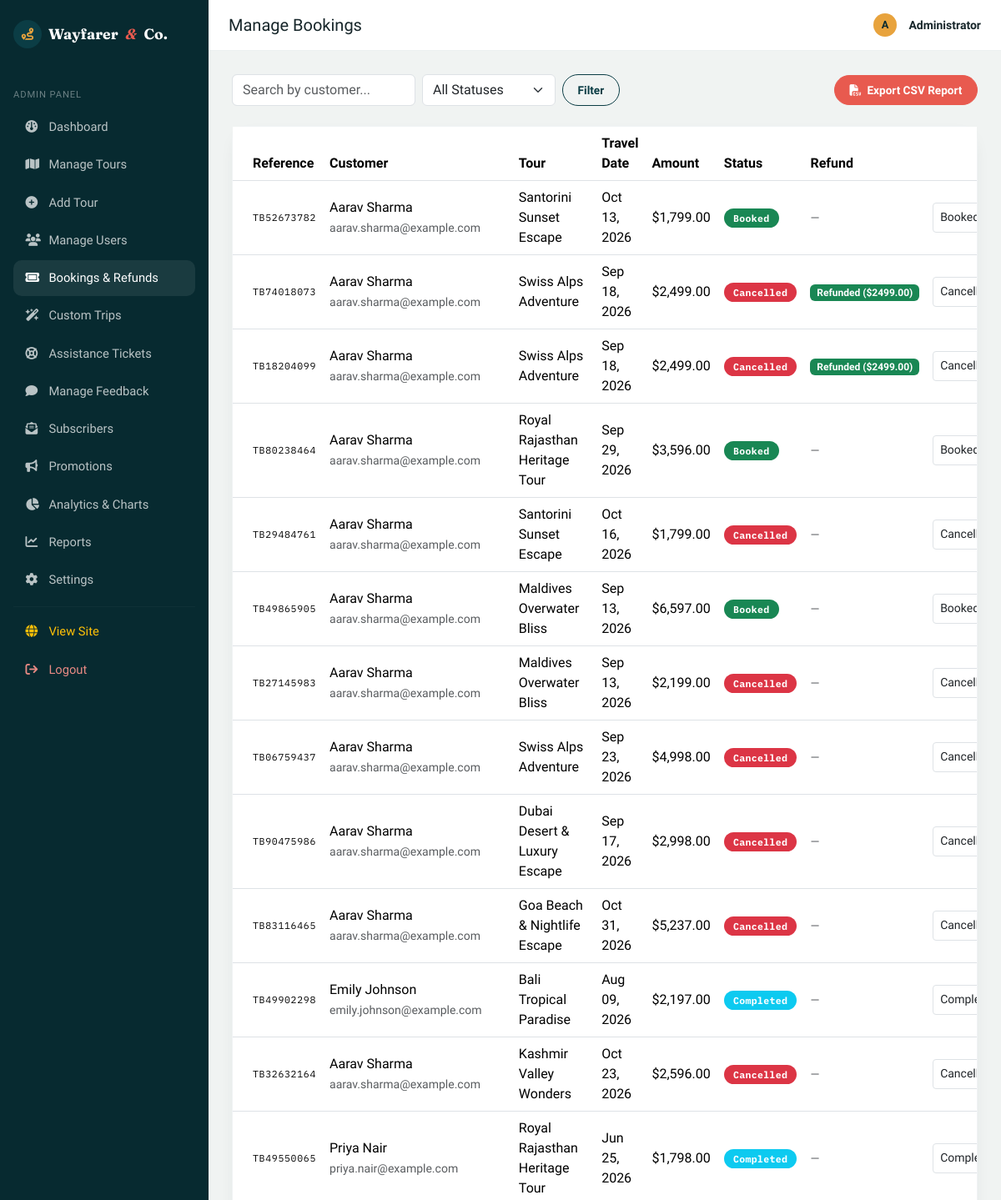
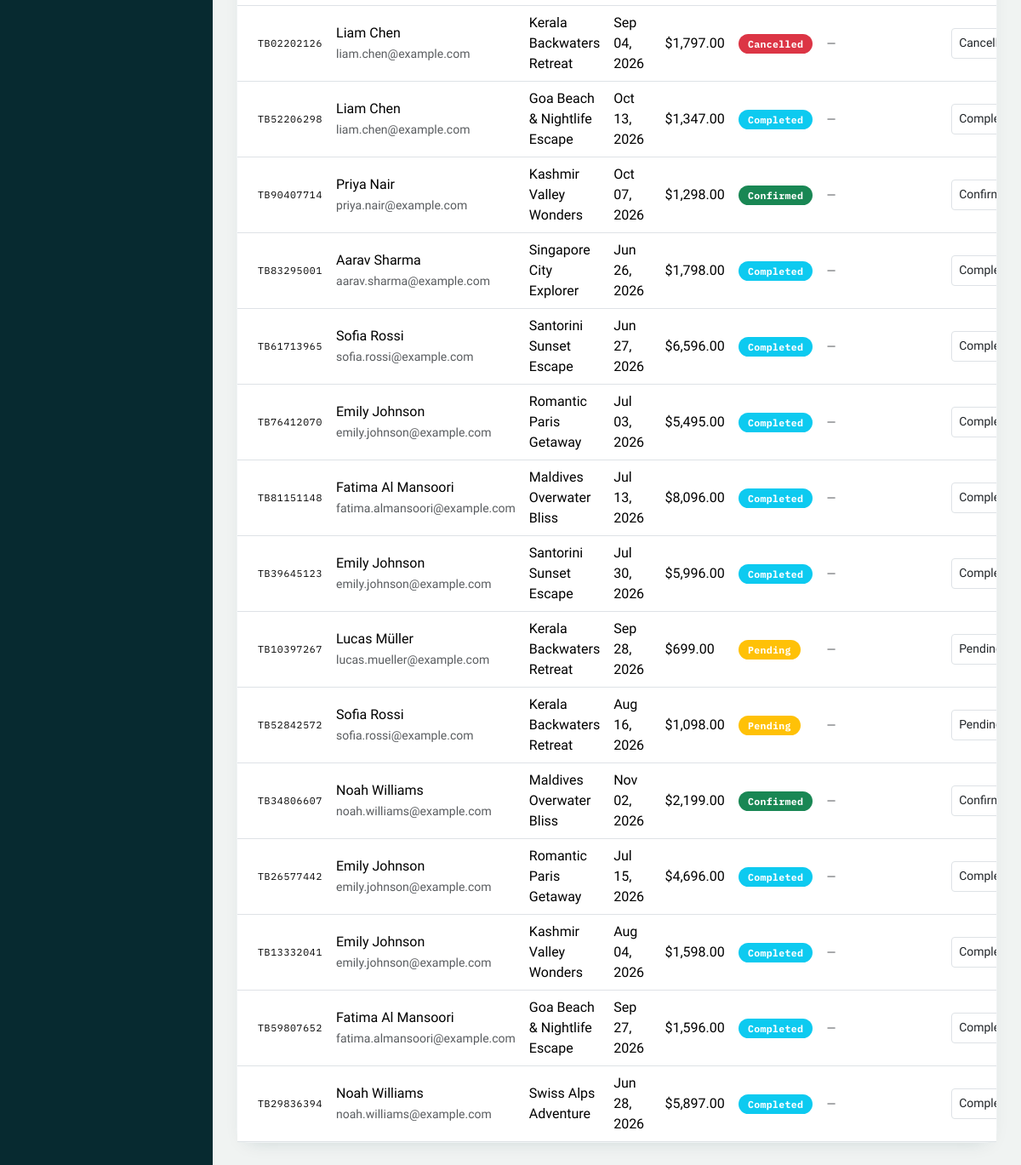
Screenshot of /admin/bookings (signed in) with the database file from the repository (2 pictures, top to bottom).
### models/booking.py (models this page shows, shortened)
class Booking(db.Model):
    __tablename__ = "bookings"
    id = db.Column(db.Integer, primary_key=True)
    reference = db.Column(db.String(20), unique=True, nullable=False, default=_generate_reference)
    user_id = db.Column(db.Integer, db.ForeignKey("users.id"), nullable=False)
    tour_id = db.Column(db.Integer, db.ForeignKey("tours.id"), nullable=False)
    travel_date = db.Column(db.Date, nullable=False)
    adults = db.Column(db.Integer, nullable=False, default=1)
    children = db.Column(db.Integer, nullable=False, default=0)
    contact_number = db.Column(db.String(20), nullable=True)
    special_requests = db.Column(db.Text, nullable=True)
    total_amount = db.Column(db.Float, nullable=False, default=0.0)
    discount_amount = db.Column(db.Float, nullable=False, default=0.0)
    coupon_code = db.Column(db.String(30), nullable=True)
    has_insurance = db.Column(db.Boolean, default=False, nullable=False)
    hotel_tier = db.Column(db.String(30), default="Standard", nullable=False)
    status = db.Column(db.String(20), nullable=False, default="Booked")
    refund_amount = db.Column(db.Float, default=0.0, nullable=False)
    refund_status = db.Column(db.String(30), default="None", nullable=False)  # 'None', 'Refund Requested', 'Pending Refund', 'Refunded', 'Ineligible'
    refund_reason = db.Column(db.Text, nullable=True)
    admin_refund_note = db.Column(db.Text, nullable=True)
    created_at = db.Column(db.DateTime, default=datetime.utcnow)
    def status_badge_class(self):
        return {
            "Booked": "success",
            "Confirmed": "success",
            "Pending": "warning",
            "Completed": "info",
            "Cancelled": "danger",
        }.get(self.status, "secondary")

### models/user.py (models this page shows, shortened)
class User(db.Model):
    __tablename__ = "users"
    id = db.Column(db.Integer, primary_key=True)
    name = db.Column(db.String(120), nullable=False)
    email = db.Column(db.String(150), unique=True, nullable=False, index=True)
    phone = db.Column(db.String(20), nullable=True)
    password_hash = db.Column(db.String(255), nullable=False)
    role = db.Column(db.String(20), nullable=False, default="user")  # 'user' or 'admin'
    reward_points = db.Column(db.Integer, default=100, nullable=False)
    referral_code = db.Column(db.String(30), unique=True, nullable=True)
    is_active = db.Column(db.Boolean, default=True, nullable=False)
    created_at = db.Column(db.DateTime, default=datetime.utcnow)
    bookings = db.relationship("Booking", backref="user", lazy=True, cascade="all, delete-orphan")
    feedbacks = db.relationship("Feedback", backref="user", lazy=True, cascade="all, delete-orphan")
    favorites = db.relationship("Favorite", backref="user", lazy=True, cascade="all, delete-orphan")
    def is_admin(self):
        return self.role == "admin"

### models/tour.py (models this page shows, shortened)
class Tour(db.Model):
    __tablename__ = "tours"
    id = db.Column(db.Integer, primary_key=True)
    name = db.Column(db.String(150), nullable=False)
    destination = db.Column(db.String(100), nullable=False, index=True)
    category = db.Column(db.String(50), nullable=False, default="General")
    description = db.Column(db.Text, nullable=False, default="")
    itinerary = db.Column(db.Text, nullable=True)
    duration = db.Column(db.String(50), nullable=False, default="")  # e.g. "5 Days / 4 Nights"
    price = db.Column(db.Float, nullable=False, default=0.0)
    child_price = db.Column(db.Float, nullable=False, default=0.0)
    available_seats = db.Column(db.Integer, nullable=False, default=0)
    start_date = db.Column(db.Date, nullable=True)
    end_date = db.Column(db.Date, nullable=True)
    image_url = db.Column(db.String(400), nullable=True)
    included = db.Column(db.Text, nullable=True)
    excluded = db.Column(db.Text, nullable=True)
    rating = db.Column(db.Float, nullable=False, default=4.5)
    difficulty = db.Column(db.String(30), nullable=False, default="Easy")  # Easy, Moderate, Challenging, Expedition
    season = db.Column(db.String(30), nullable=False, default="All Year")   # Spring, Summer, Autumn, Winter, All Year
    tags = db.Column(db.String(200), nullable=True, default="Popular, Recommended")  # Comma separated
    latitude = db.Column(db.Float, nullable=True, default=46.8182)
    longitude = db.Column(db.Float, nullable=True, default=8.2275)
    max_seats = db.Column(db.Integer, nullable=False, default=30)
    is_active = db.Column(db.Boolean, default=True, nullable=False)
    created_at = db.Column(db.DateTime, default=datetime.utcnow)
    bookings = db.relationship("Booking", backref="tour", lazy=True)
    feedbacks = db.relationship("Feedback", backref="tour", lazy=True)
    favorited_by = db.relationship("Favorite", backref="tour", lazy=True)

### routes/admin.py (the view)
@admin_bp.route("/bookings")
@admin_required
def manage_bookings():
    auto_sync_booking_statuses(db.session)
    status = request.args.get("status", "").strip()
    search = request.args.get("q", "").strip()
    query = Booking.query
    if status:
        query = query.filter_by(status=status)
    if search:
        query = query.join(User).filter(
            db.or_(User.name.ilike(f"%{search}%"), User.email.ilike(f"%{search}%"))
        )
    bookings = query.order_by(Booking.created_at.desc()).all()
    return render_template("admin/bookings.html", bookings=bookings, status=status, search=search)

### models/booking.py (called while the page is built)
def auto_sync_booking_statuses(session):
    today = date.today()
    past_bookings = session.query(Booking).filter(
        Booking.travel_date < today,
        Booking.status.in_(["Booked", "Confirmed", "Pending"])
    ).all()
    if past_bookings:
        for b in past_bookings:
            b.status = "Completed"
        session.commit()

### routes/main.py (called while the page is built)
@main_bp.app_context_processor
def inject_globals():
    from flask import session
    security_mode = session.get("security_mode", "ON")
    return {
        "current_user": get_current_user(),
        "security_mode": security_mode
    }

### routes/utils.py (called while the page is built)
def get_current_user():
    user_id = session.get("user_id")
    if not user_id:
        return None
    return db.session.get(User, user_id)

def admin_required(view_func):
    @wraps(view_func)
    def wrapped(*args, **kwargs):
        if not session.get("admin_id"):
            log_security_event("ADMIN_UNAUTHORIZED", f"Unauthorized attempt to access admin route {request.path}.")
            flash("Please log in as an administrator.", "warning")
            return redirect(url_for("admin.login"))
        admin = db.session.get(User, session["admin_id"])
        if admin is None or not admin.is_admin() or not admin.is_active:
            log_security_event("ADMIN_SESSION_INVALID", f"Invalid admin session for user {session.get('admin_id')}.")
            session.pop("admin_id", None)
            flash("Admin session invalid. Please log in again.", "danger")
            return redirect(url_for("admin.login"))
        return view_func(*args, **kwargs)
    return wrapped

### templates/admin/bookings.html (shortened to what this page needs)
{% extends "admin/base_admin.html" %}
{% set active = 'bookings' %}
{% block page_title %}Manage Bookings{% endblock %}
{% block admin_content %}
<div class="d-flex flex-wrap justify-content-between align-items-center gap-2 mb-4">
    <form method="get" class="d-flex gap-2">
        <input type="text" name="q" class="form-control" placeholder="Search by customer..." value="{{ search }}" style="width:220px;">
        <select name="status" class="form-select" style="width:160px;" onchange="this.form.submit()">
            <option value="">All Statuses</option>
        </select>
        <button type="submit" class="btn wf-btn-outline btn-sm">Filter</button>
    </form>
    <a href="{{ url_for('api.export_bookings_csv') }}" class="btn wf-btn-primary btn-sm"><i class="fa-solid fa-file-csv me-1"></i> Export CSV Report</a>
</div>
<div class="wf-panel p-0">
    <div class="table-responsive">
        <table class="table align-middle mb-0">
            <thead>
                <tr>
                    <th class="ps-4">Reference</th>
                    <th>Customer</th>
                    <th>Tour</th>
                    <th>Travel Date</th>
                    <th>Amount</th>
                    <th>Status</th>
                    <th>Refund</th>
                    <th class="text-end pe-4">Actions</th>
                </tr>
            </thead>
            <tbody>
                {% for b in bookings %}
                <tr>
                    <td class="ps-4 wf-tour-dest">{{ b.reference }}</td>
                    <td>{{ b.user.name }}<br><small class="text-muted">{{ b.user.email }}</small></td>
                    <td>{{ b.tour.name }}</td>
                    <td>{{ b.travel_date.strftime('%b %d, %Y') }}</td>
                    <td>{{ b.total_amount|currency }}</td>
                    <td><span class="badge bg-{{ b.status_badge_class() }} wf-badge-status">{{ b.status }}</span></td>
                    <td>
                        {% if b.refund_status and b.refund_status != 'None' %}
                        <span class="badge bg-{% if b.refund_status == 'Refunded' %}success{% elif b.refund_status == 'Pending Refund' %}warning{% else %}secondary{% endif %}">
                            {{ b.refund_status }} (${{ "%.2f"|format(b.refund_amount) }})
                        </span>
                        {% else %}
                        <span class="text-muted small">—</span>
                        {% endif %}
                    </td>
                    <td class="text-end pe-4">
                        <div class="d-flex gap-1 justify-content-end">
                            <form method="post" action="{{ url_for('admin.update_booking_status', booking_id=b.id) }}" class="d-flex gap-1">
                                <select name="status" class="form-select form-select-sm" style="width:120px;">
                                    {% for s in ['Booked', 'Confirmed', 'Pending', 'Completed', 'Cancelled'] %}
                                    <option value="{{ s }}" {% if b.status == s %}selected{% endif %}>{{ s }}</option>
                                    {% endfor %}
                                </select>
                            </form>
                        </div>
                    </td>
                </tr>
                {% else %}
                <tr><td colspan="8" class="text-center text-muted py-5">No bookings found.</td></tr>
                {% endfor %}
            </tbody>
        </table>
    </div>
</div>
{% endblock %}

### static/css/style.css (style rules this page uses)
:root { --wf-navy: #0B3D45; --wf-navy-deep: #072A30; --wf-amber: #E8A33D; --wf-sand: #F4EDE1; --wf-sand-dark: #E9DFCE; --wf-coral: #E85A4F; --wf-palm: #3F7D5C; --wf-ink: #17262A; --wf-white: #FFFFFF; --wf-font-display: 'Fraunces', serif; --wf-font-body: 'Work Sans', sans-serif; --wf-font-mono: 'IBM Plex Mono', monospace; --wf-radius: 14px; --wf-radius-lg: 22px; --wf-shadow: 0 12px 30px -14px rgba(11, 61, 69, 0.35); }
* { box-sizing: border-box; }
html { scroll-behavior: smooth; }
body { font-family: var(--wf-font-body); color: var(--wf-ink); background-color: var(--wf-sand); -webkit-font-smoothing: antialiased; }
a { color: var(--wf-navy); text-decoration: none; }
.wf-btn-primary { background-color: var(--wf-coral); border: 1px solid var(--wf-coral); color: var(--wf-white) !important; font-weight: 600; border-radius: 999px; padding: 0.6rem 1.5rem; transition: all 0.2s ease; }
.wf-btn-outline { background-color: transparent; border: 1.5px solid var(--wf-navy); color: var(--wf-navy) !important; font-weight: 600; border-radius: 999px; padding: 0.6rem 1.5rem; transition: all 0.2s ease; }
.btn-sm.wf-btn-primary, .btn-sm.wf-btn-outline { padding: 0.4rem 1.1rem; font-size: 0.85rem; }
.wf-tour-dest { font-family: var(--wf-font-mono); font-size: 0.72rem; color: var(--wf-palm); text-transform: uppercase; letter-spacing: 0.06em; }
.wf-panel { background: var(--wf-white); border-radius: var(--wf-radius); box-shadow: 0 8px 22px -14px rgba(11, 61, 69, 0.25); border: 1px solid rgba(11,61,69,0.06); }
.wf-badge-status { font-family: var(--wf-font-mono); font-size: 0.72rem; letter-spacing: 0.03em; padding: 0.35rem 0.7rem; border-radius: 999px; }
.wf-admin-body { background: #F0F3F2; min-height: 100vh; }

### rows the page displays
Booking: reference "TB52673782", user.name "Aarav Sharma", user.email "aarav.sharma@example.com", tour.name "Santorini Sunset Escape", travel_date "Oct 13, 2026", total_amount "$1,799.00", status "Booked"
Booking: reference "TB74018073", user.name "Aarav Sharma", user.email "aarav.sharma@example.com", tour.name "Swiss Alps Adventure", travel_date "Sep 18, 2026", total_amount "$2,499.00", status "Cancelled", refund_status "Refunded", refund_amount "2499.00"
Booking: reference "TB18204099", user.name "Aarav Sharma", user.email "aarav.sharma@example.com", tour.name "Swiss Alps Adventure", travel_date "Sep 18, 2026", total_amount "$2,499.00", status "Cancelled", refund_status "Refunded", refund_amount "2499.00"
Booking: reference "TB80238464", user.name "Aarav Sharma", user.email "aarav.sharma@example.com", tour.name "Royal Rajasthan Heritage Tour", travel_date "Sep 29, 2026", total_amount "$3,596.00", status "Booked"
Booking: reference "TB29484761", user.name "Aarav Sharma", user.email "aarav.sharma@example.com", tour.name "Santorini Sunset Escape", travel_date "Oct 16, 2026", total_amount "$1,799.00", status "Cancelled"
Booking: reference "TB49865905", user.name "Aarav Sharma", user.email "aarav.sharma@example.com", tour.name "Maldives Overwater Bliss", travel_date "Sep 13, 2026", total_amount "$6,597.00", status "Booked"
Booking: reference "TB27145983", user.name "Aarav Sharma", user.email "aarav.sharma@example.com", tour.name "Maldives Overwater Bliss", travel_date "Sep 13, 2026", total_amount "$2,199.00", status "Cancelled"
Booking: reference "TB06759437", user.name "Aarav Sharma", user.email "aarav.sharma@example.com", tour.name "Swiss Alps Adventure", travel_date "Sep 23, 2026", total_amount "$4,998.00", status "Cancelled"
Booking: reference "TB90475986", user.name "Aarav Sharma", user.email "aarav.sharma@example.com", tour.name "Dubai Desert & Luxury Escape", travel_date "Sep 17, 2026", total_amount "$2,998.00", status "Cancelled"
Booking: reference "TB83116465", user.name "Aarav Sharma", user.email "aarav.sharma@example.com", tour.name "Goa Beach & Nightlife Escape", travel_date "Oct 31, 2026", total_amount "$5,237.00", status "Cancelled"
Booking: reference "TB49902298", user.name "Emily Johnson", user.email "emily.johnson@example.com", tour.name "Bali Tropical Paradise", travel_date "Aug 09, 2026", total_amount "$2,197.00", status "Completed"
Booking: reference "TB32632164", user.name "Aarav Sharma", user.email "aarav.sharma@example.com", tour.name "Kashmir Valley Wonders", travel_date "Oct 23, 2026", total_amount "$2,596.00", status "Cancelled"
Booking: reference "TB49550065", user.name "Priya Nair", user.email "priya.nair@example.com", tour.name "Royal Rajasthan Heritage Tour", travel_date "Jun 25, 2026", total_amount "$1,798.00", status "Completed"
Booking: reference "TB02202126", user.name "Liam Chen", user.email "liam.chen@example.com", tour.name "Kerala Backwaters Retreat", travel_date "Sep 04, 2026", total_amount "$1,797.00", status "Cancelled"
Booking: reference "TB52206298", user.name "Liam Chen", user.email "liam.chen@example.com", tour.name "Goa Beach & Nightlife Escape", travel_date "Oct 13, 2026", total_amount "$1,347.00", status "Completed"
Booking: reference "TB90407714", user.name "Priya Nair", user.email "priya.nair@example.com", tour.name "Kashmir Valley Wonders", travel_date "Oct 07, 2026", total_amount "$1,298.00", status "Confirmed"
Booking: reference "TB83295001", user.name "Aarav Sharma", user.email "aarav.sharma@example.com", tour.name "Singapore City Explorer", travel_date "Jun 26, 2026", total_amount "$1,798.00", status "Completed"
Booking: reference "TB61713965", user.name "Sofia Rossi", user.email "sofia.rossi@example.com", tour.name "Santorini Sunset Escape", travel_date "Jun 27, 2026", total_amount "$6,596.00", status "Completed"
Booking: reference "TB76412070", user.name "Emily Johnson", user.email "emily.johnson@example.com", tour.name "Romantic Paris Getaway", travel_date "Jul 03, 2026", total_amount "$5,495.00", status "Completed"
Booking: reference "TB81151148", user.name "Fatima Al Mansoori", user.email "fatima.almansoori@example.com", tour.name "Maldives Overwater Bliss", travel_date "Jul 13, 2026", total_amount "$8,096.00", status "Completed"
Booking: reference "TB39645123", user.name "Emily Johnson", user.email "emily.johnson@example.com", tour.name "Santorini Sunset Escape", travel_date "Jul 30, 2026", total_amount "$5,996.00", status "Completed"
Booking: reference "TB10397267", user.name "Lucas Müller", user.email "lucas.mueller@example.com", tour.name "Kerala Backwaters Retreat", travel_date "Sep 28, 2026", total_amount "$699.00", status "Pending"
Booking: reference "TB52842572", user.name "Sofia Rossi", user.email "sofia.rossi@example.com", tour.name "Kerala Backwaters Retreat", travel_date "Aug 16, 2026", total_amount "$1,098.00", status "Pending"
Booking: reference "TB34806607", user.name "Noah Williams", user.email "noah.williams@example.com", tour.name "Maldives Overwater Bliss", travel_date "Nov 02, 2026", total_amount "$2,199.00", status "Confirmed"
Booking: reference "TB26577442", user.name "Emily Johnson", user.email "emily.johnson@example.com", tour.name "Romantic Paris Getaway", travel_date "Jul 15, 2026", total_amount "$4,696.00", status "Completed"
Booking: reference "TB13332041", user.name "Emily Johnson", user.email "emily.johnson@example.com", tour.name "Kashmir Valley Wonders", travel_date "Aug 04, 2026", total_amount "$1,598.00", status "Completed"
Booking: reference "TB59807652", user.name "Fatima Al Mansoori", user.email "fatima.almansoori@example.com", tour.name "Goa Beach & Nightlife Escape", travel_date "Sep 27, 2026", total_amount "$1,596.00", status "Completed"
Booking: reference "TB29836394", user.name "Noah Williams", user.email "noah.williams@example.com", tour.name "Swiss Alps Adventure", travel_date "Jun 28, 2026", total_amount "$5,897.00", status "Completed"
